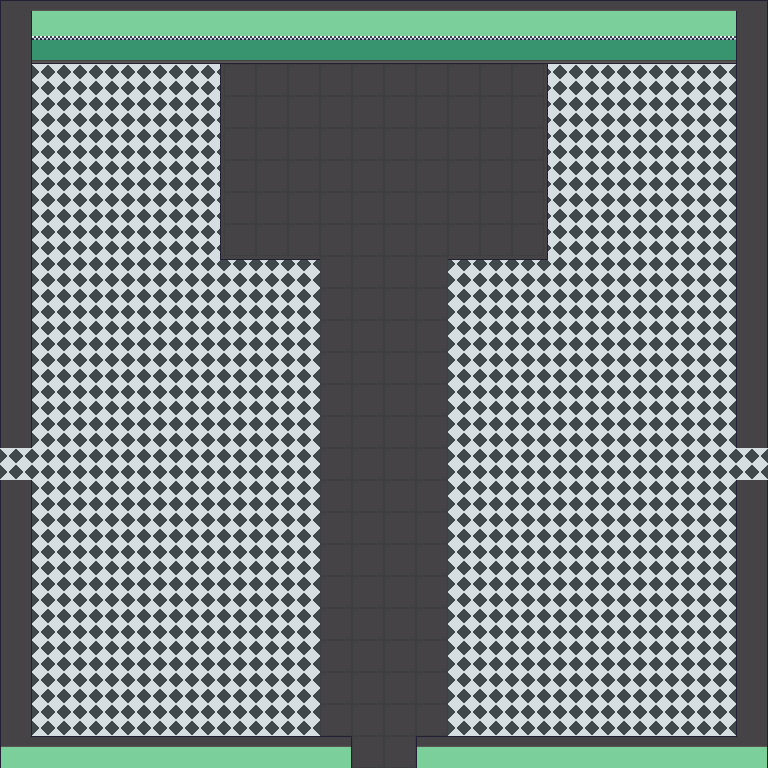

Tiled map render using the project's own tile images. Description and the map definition, with tile-layer contents summarised, below:
An orthogonal 24x24 tile map with 32x32 px tiles, 5 tile layers (floors, floors 2, walls 1, Tile Layer 4, ...), 3 tilesets.

<map version="1.4" tiledversion="1.4.3" orientation="orthogonal" renderorder="right-down" width="24" height="24" tilewidth="32" tileheight="32" infinite="0" nextlayerid="7" nextobjectid="1">
 <tileset firstgid="1" source="../../../tilesets/Gather Floors 1.x.tsx" />
 <tileset firstgid="2561" source="../../../tilesets/Gather Walls Interior 1.x.tsx" />
 <tileset firstgid="7561" source="../../slack/slack furn.tsx" />
 <group id="6" name="BG">
  <layer id="1" name="floors" width="24" height="24">
   <data>[576 cells, 576 non-empty, 2 distinct tile ids]</data>
  </layer>
  <layer id="2" name="floors 2" width="24" height="24">
   <data>[576 cells, 80 non-empty, 3 distinct tile ids]</data>
  </layer>
  <layer id="3" name="walls 1" width="24" height="24">
   <data>[576 cells, 48 non-empty, 6 distinct tile ids]</data>
  </layer>
  <layer id="4" name="Tile Layer 4" width="24" height="24">
   <data>[576 cells, 0 non-empty, 0 distinct tile ids]</data>
  </layer>
 </group>
 <layer id="5" name="walls FG" width="24" height="24">
  <data>[576 cells, 96 non-empty, 15 distinct tile ids]</data>
 </layer>
</map>
